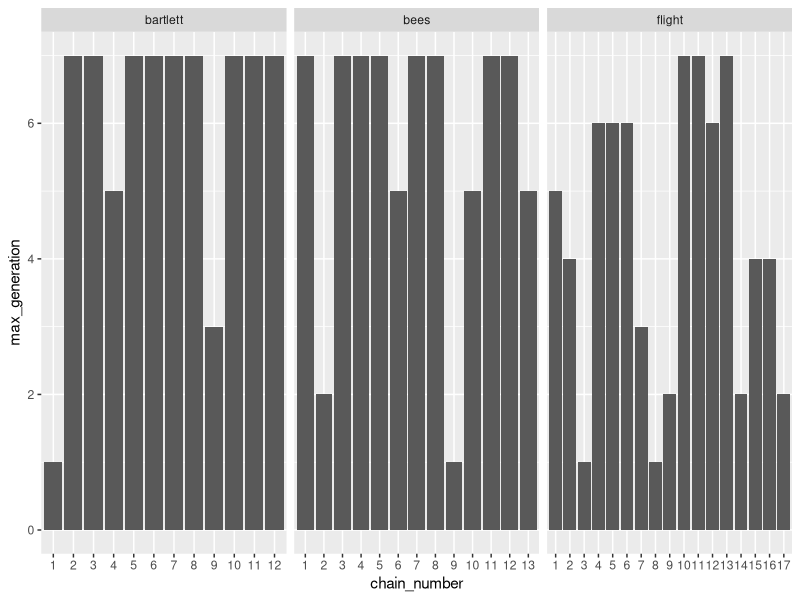

Source code (R):
library(tidyverse)

d = read_csv('data_raw_20180525.csv')

# inspect people who commented (specially on errors)
filter(d, comments != "")



# get the chain_number (not an elegant solution, unfortunately)
levels_bartlett = filter(d, story_title == "bartlett")$chain %>% as.factor() %>% levels()
levels_bees = filter(d, story_title == "bees")$chain %>% as.factor() %>% levels()
levels_flight = filter(d, story_title == "flight")$chain %>% as.factor() %>% levels()
d$chain_number = as.integer(1)
for (i in 1:nrow(d)) {
  relevant_levels = filter(d, story_title == d$story_title[i])$chain %>% as.factor() %>% levels()
  d$chain_number[i] = which(relevant_levels == d$chain[i])
}
        
# how many chains/generations for which story
with(d, table(generation, chain_number, story_title))                                         
d %>% group_by(story_title, chain_number) %>% summarize(max_generation = max(generation)) %>% 
  mutate(chain_number = factor(chain_number, levels = 1:20)) %>% 
  ggplot(aes(x = chain_number, y = max_generation)) + 
  geom_bar(stat = 'identity') +
  facet_grid(~ story_title, scales = 'free')

# look at the later generations ones
dd = d %>% select(story_title, chain_number, generation, reproduction) %>% 
  arrange(story_title, chain_number, generation)

write.csv(dd, 'late_generations.csv')

